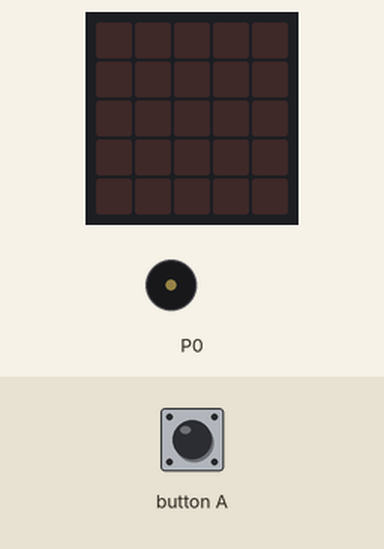
A program run on a simulated BBC micro:bit (MakeCode). Parts: the board's 5×5 LED display, buzzer (waves = sounding). The inputs (shaded band) are chosen by the test bench. Random numbers come from a fixed seed.

Above: at 1.2 s.
1.3 s: button A pressed for 0.15 s
At 7.03 s:
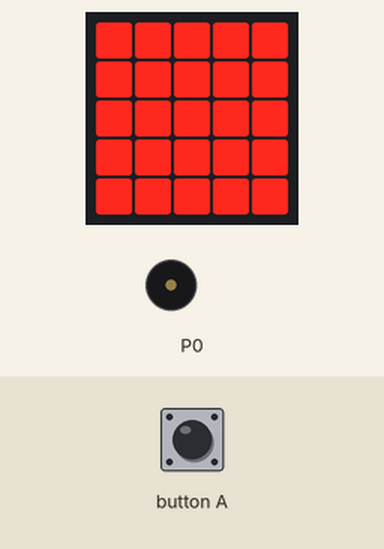
At 8.99 s:
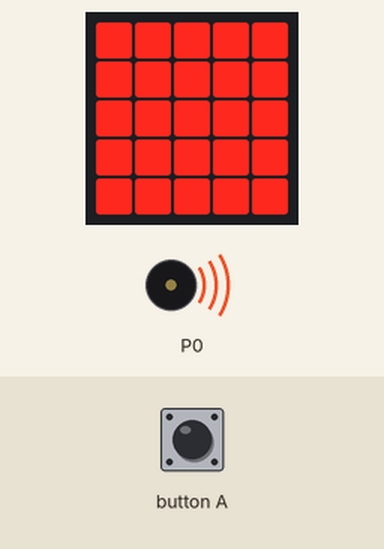
Timing chart, 0 to 12.2 s (numbered marks = the images above; inputs shaded):
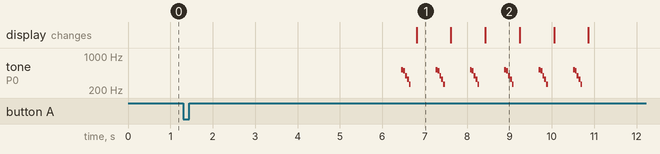

Measured:
- after the input at 1.3 s, tone on P0: silent → 523 Hz after 5.2 s, then repeats every 0.81 s: 494 Hz 0.05 s, 392 Hz 0.05 s, 330 Hz 0.05 s, 262 Hz 0.04 s, silent 0.59 s, 523 Hz 0.05 s, until it stays silent from 10.7 s; the display: changes after 5.5 s (image 1)
- what the display in image 1 shows lasts 0.8 s, from 6.8 s to 7.6 s

The program:

main.ts
```typescript
input.onButtonPressed(Button.A, function on_button_pressed_a() {

    timer = Math.random() * 10 + 3
    while (timer > 0) {
        timer = timer - 1
        basic.pause(1000)
    }
    end()
})
function end() {
    for (let index = 0; index < 3; index++) {
        led.setBrightness(255)
        music.playMelody("C5 B G E C - - - ", 1400)
        basic.showLeds(`
            # # # # #
                        # # # # #
                        # # # # #
                        # # # # #
                        # # # # #
        `)
        basic.pause(50)
        music.playMelody("C5 B G E C - - - ", 1400)
        basic.showLeds(`
            . . . . .
                        . . . . .
                        . . . . .
                        . . . . .
                        . . . . .
        `)
        basic.pause(50)
    }
}

let timer = 0
basic.forever(function on_forever() {

})
```

test.ts
```typescript
// Hier kann man Tests durchführen; diese Datei wird nicht kompiliert, wenn dieses Paket als Erweiterung verwendet wird.
```
